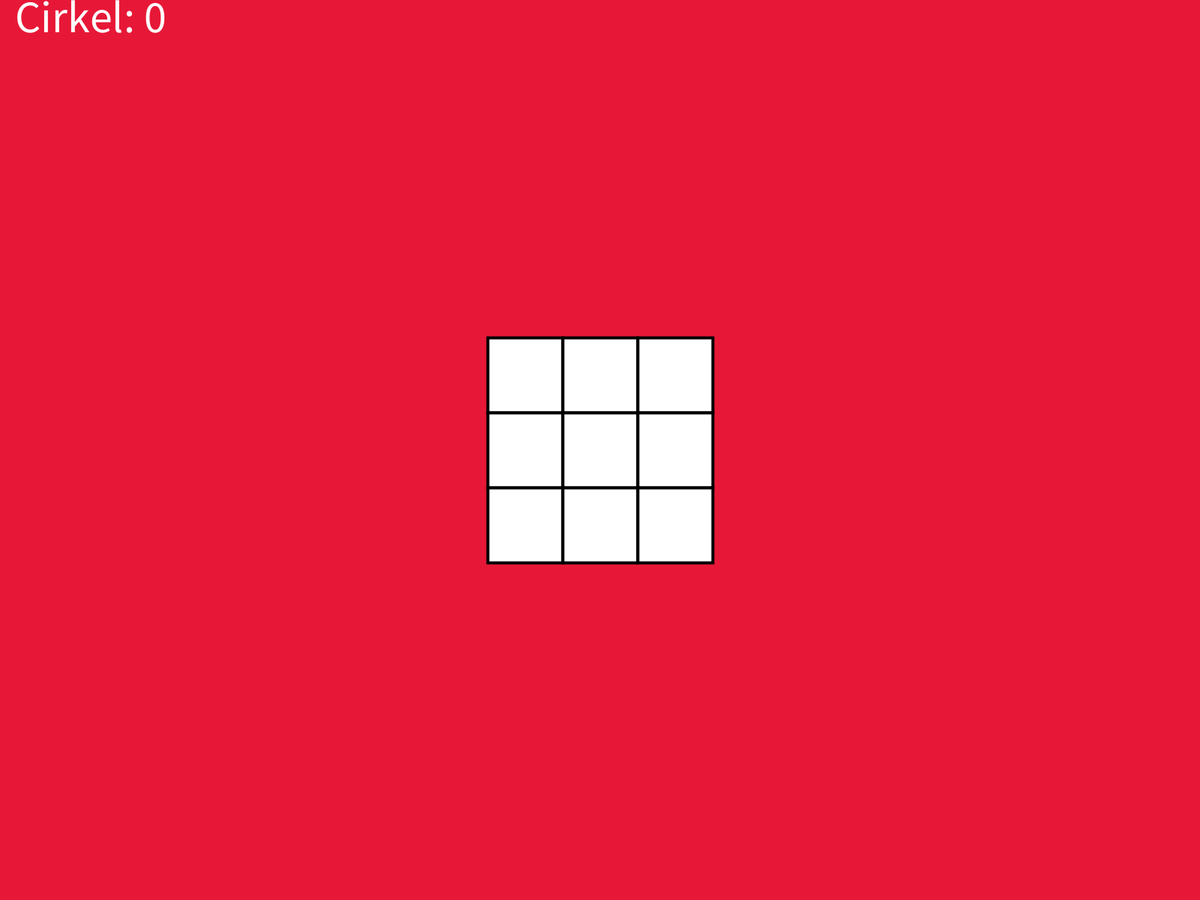
Frame 1 (no input)
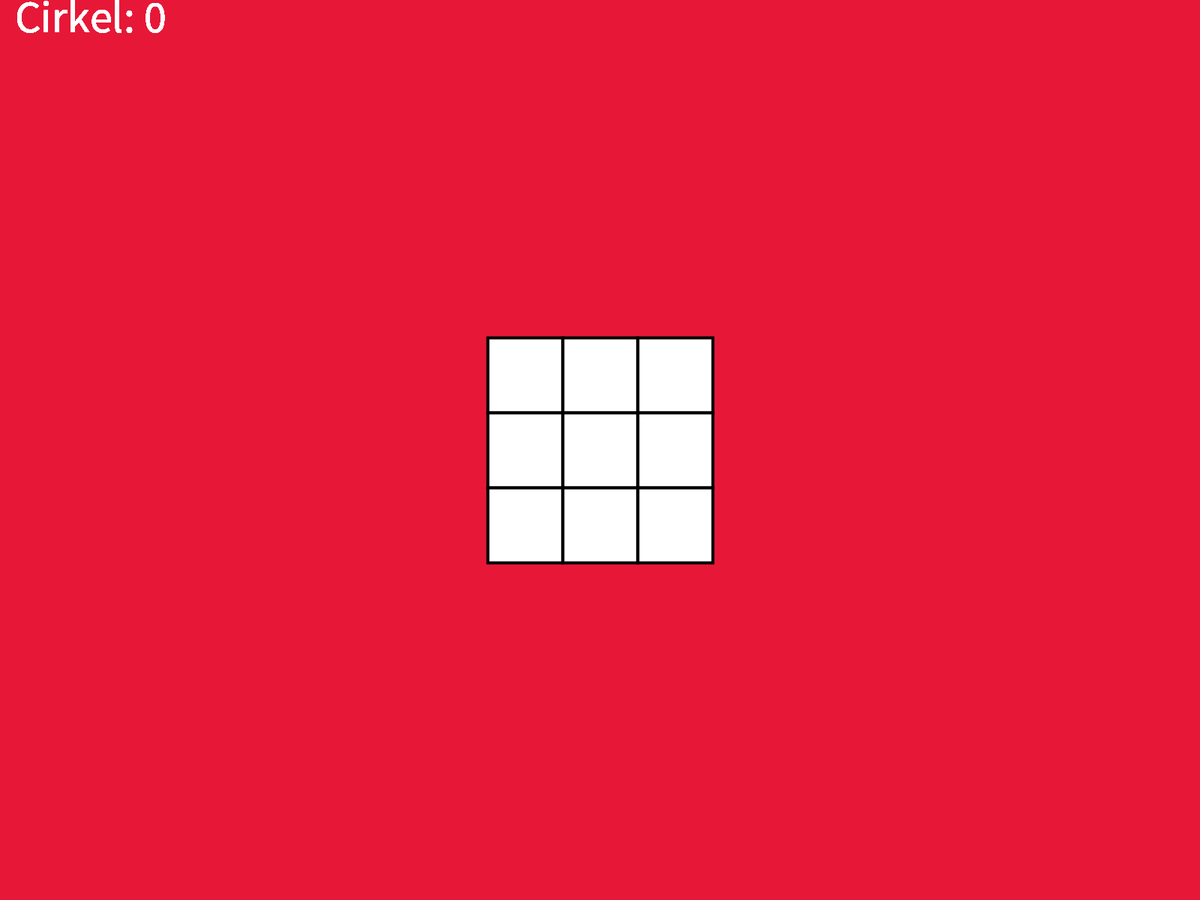
Frame 60 (the mouse pressed at the canvas centre just before this capture)
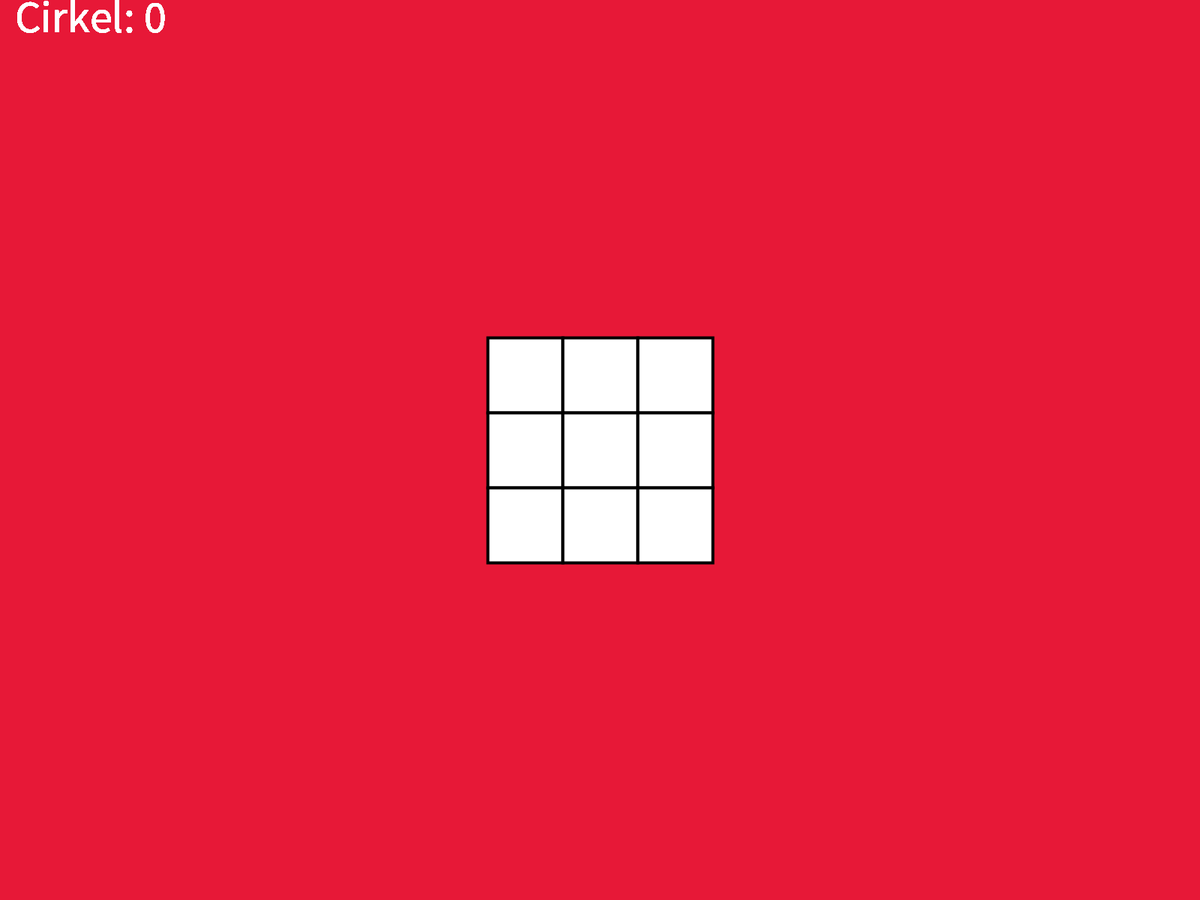
Frame 120 (the mouse held since frame 60 and released just before this capture)

The Processing sketch that drew these frames (run headless with seeded random() and noise(); from frame 60 on, the mouse is pressed at the canvas centre):

// Processing sketch: A_Eindopdracht_H_13
// ── A_Eindopdracht_H_13.pde
int xwaarde;
int rectSize;
int boardInit[] = {-1, -1, -1, -1, -1, -1, -1, -1, -1, 5, 5, 5, 5, 5, 5, 5};
String gameEnd[] = {"Gelijkspel!", "Cirkel Wint!","Kruis Wint!"};
int board[] = new int[16];
int ywaarde;
int x;
int y;
int xBlockStart;
int yBlockStart;
int veld;
int turn;
int gameState;
int win;
int player1 = 0;
int player2 = 0;


void setup() {
  fullScreen();
// size(520,520);
  background(231,24,55);
  fill(255);
  stroke(0);
  strokeWeight(4);
  gameState = 1;
  rectSize = 100;
  
  xBlockStart = (width/2) - ((rectSize*3)/2);
  yBlockStart = (height/2) - ((rectSize*3)/2);
  xwaarde = xBlockStart;
  ywaarde = yBlockStart;
  turn = 0;
  loop();
  arrayCopy(boardInit, board);       
  
  for (int i =0; i<9; i++) {

    if (i  % 3 == 0 && i != 0) {
      ywaarde +=rectSize;
      xwaarde = (width/2) - ((rectSize*3)/2);
    }
    rect(xwaarde, ywaarde, rectSize, rectSize);
    xwaarde += 100;
  }
}


void draw() {
  score();
  if(gameState == 1){
    x = (((mouseX-xBlockStart)+rectSize)/rectSize)-1;
    y = (((mouseY-yBlockStart))/rectSize);
    //println(lineCheck(), x,y,turn, veld);
    veld = 0;
    for (int i =0; i<9; i++)  {
     veld = veld + board[i];
    }
    win = lineCheck();
    if(win == 0 || win == 1 || veld > 3 ){gameState = 0; if(win == 0){player1++;}if(win == 1){player2++;}}
  }else if (gameState == 0){background(0,0,0); textAlign(CENTER, CENTER); textSize(48); text(gameEnd[win+1], width/2, height/2); x = -100; y = -100;}
  
  //println(x + (y *3));


} 
void  mouseReleased() {   
  if(gameState == 0){setup();}
  if(x >= 0 && x < 3 && y < 3 && board[x + (y*3)] == -1){
    if(turn == 0){
      ellipse( ((x*rectSize)+xBlockStart) + rectSize/2, ((y*rectSize)+yBlockStart) + rectSize/2, rectSize/2,rectSize/2); 
    }
      if(turn == 1){
      line( (x*rectSize + xBlockStart)+rectSize/4, (y*rectSize + yBlockStart) +rectSize/4, ((x*rectSize + rectSize) +xBlockStart) - rectSize/4, ((y*rectSize + rectSize)+yBlockStart) - rectSize/4);  
      line( ((x*rectSize + rectSize) +xBlockStart) - rectSize/4 , (y*rectSize + yBlockStart) +rectSize/4, (x*rectSize + xBlockStart)+rectSize/4 , ((y*rectSize + rectSize)+yBlockStart) - rectSize/4); 
      //line(x*100 + 60, y*100 + 60, 50,50);  x*rectSize + xBlockStart (x*rectSize + xBlockStart)+rectSize/4
    }
   board[x + (y *3)] = turn;
   turn++;
  turn = turn % 2;
  }
 
}

int lineCheck(){
  int i = 0, i2 = 0, tester = board[i2];
  while(board[i2] == tester && i < 3){i++; i2 = i2 +  1;}
  if(i == 3){return tester;}
  
  i = 0; i2 = 3; tester = board[i2];
  while(board[i2] == tester && i < 3){i++; i2 = i2 +  1;}
  if(i == 3){return tester;}
  
  i = 0; i2 = 6; tester = board[i2];
  while(board[i2] == tester && i < 3){i++; i2 = i2 +  1;}
  if(i == 3){return tester;}
  
  i = 0; i2 = 0; tester = board[i2];
  while(board[i2] == tester && i < 3){i++; i2 = i2 +  3;}
  if(i == 3){return tester;}
  
  i = 0; i2 = 1; tester = board[i2];
  while(board[i2] == tester && i < 3){i++; i2 = i2 +  3;}
  if(i == 3){return tester;}
  
  i = 0; i2 = 2; tester = board[i2];
  while(board[i2] == tester && i < 3){i++; i2 = i2 +  3;}
  if(i == 3){return tester;}
  
  i = 0; i2 = 0; tester = board[i2];
  while(board[i2] == tester && i < 3){i++; i2 = i2 +  4;}
  if(i == 3){return tester;}
  
  i = 0; i2 = 2; tester = board[i2];
  while(board[i2] == tester && i < 3){i++; i2 = i2 +  2;}
  if(i == 3){return tester;}
  

 return -1;
}


void score(){
 textSize(60);
 textAlign(BASELINE, TOP);
 text("Cirkel: " + str(player1), 20, 0);
 text("Kruis: " + str(player2), 1725, 0);
}
